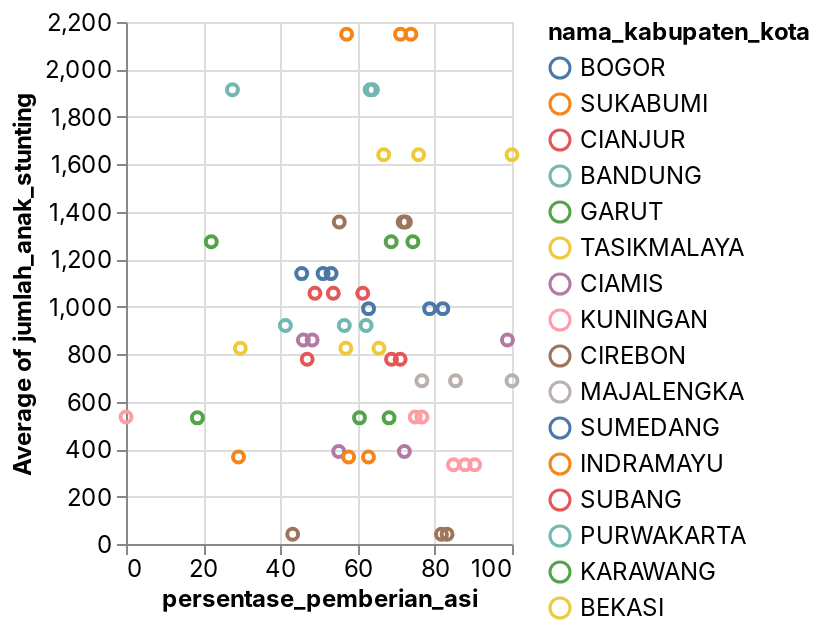

Write notebook code for a chart like this one.
### Code cell
_deepnote_run_altair(asi_stunting, """{"data":{"name":"placeholder"},"mark":{"type":"point","tooltip":true},"height":220,"$schema":"https://vega.github.io/schema/vega-lite/v4.json","autosize":{"type":"fit"},"encoding":{"x":{"sort":null,"type":"quantitative","field":"persentase_pemberian_asi","scale":{"type":"linear","zero":false}},"y":{"sort":null,"type":"quantitative","field":"jumlah_anak_stunting","scale":{"type":"linear","zero":false},"aggregate":"average"},"color":{"sort":null,"type":"nominal","field":"nama_kabupaten_kota","scale":{"type":"linear","zero":false}}}}""")

### Figure 1 — Vega-Lite specification as saved in the notebook (floating-point values rounded to 4 significant figures; data arrays with more than 128 entries replaced by an {"elided": "..."} marker saying what was removed)
{"config": {"view": {"continuousWidth": 400, "continuousHeight": 300}, "area": {"fill": "#51C0E9"}, "axis": {"labelFont": "Inter, sans-serif", "labelFontSize": 12, "labelFontWeight": "normal", "labelLimit": 60, "labelOverlap": "greedy", "titleFont": "Inter, sans-serif", "titleFontSize": 12, "titleFontWeight": "bold"}, "background": "#ffffff", "legend": {"labelFont": "Inter, sans-serif", "labelFontSize": 12, "titleFont": "Inter, sans-serif", "titleFontSize": 12, "titleFontWeight": "bold"}, "line": {"stroke": "#51C0E9", "strokeWidth": 2}, "rect": {"fill": "#51C0E9"}, "title": {"anchor": "start", "color": "#000000", "font": "Inter, sans-serif", "fontSize": 22, "fontWeight": "normal"}}, "data": {"name": "data-ab930d7c624bf16c2991729b4f538012"}, "mark": {"type": "point", "tooltip": true}, "autosize": {"type": "fit"}, "encoding": {"color": {"type": "nominal", "field": "nama_kabupaten_kota", "scale": {"type": "linear", "zero": false}, "sort": null}, "x": {"type": "quantitative", "field": "persentase_pemberian_asi", "scale": {"type": "linear", "zero": false}, "sort": null}, "y": {"type": "quantitative", "aggregate": "average", "field": "jumlah_anak_stunting", "scale": {"type": "linear", "zero": false}, "sort": null}}, "height": 300, "width": "container", "$schema": "https://vega.github.io/schema/vega-lite/v4.json", "datasets": {"data-ab930d7c624bf16c2991729b4f538012": {"elided": "195 records"}}}
